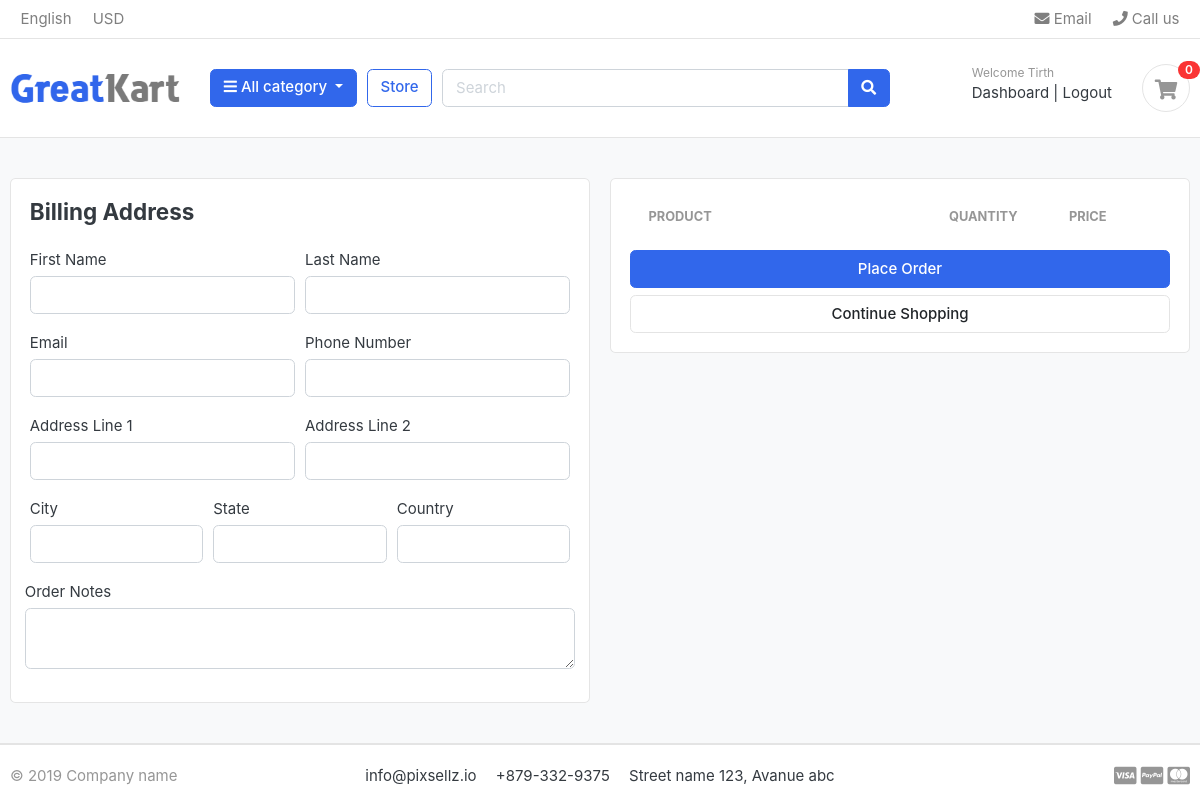
/cart/checkout/ (signed in), run on an earlier commit of the app's database.
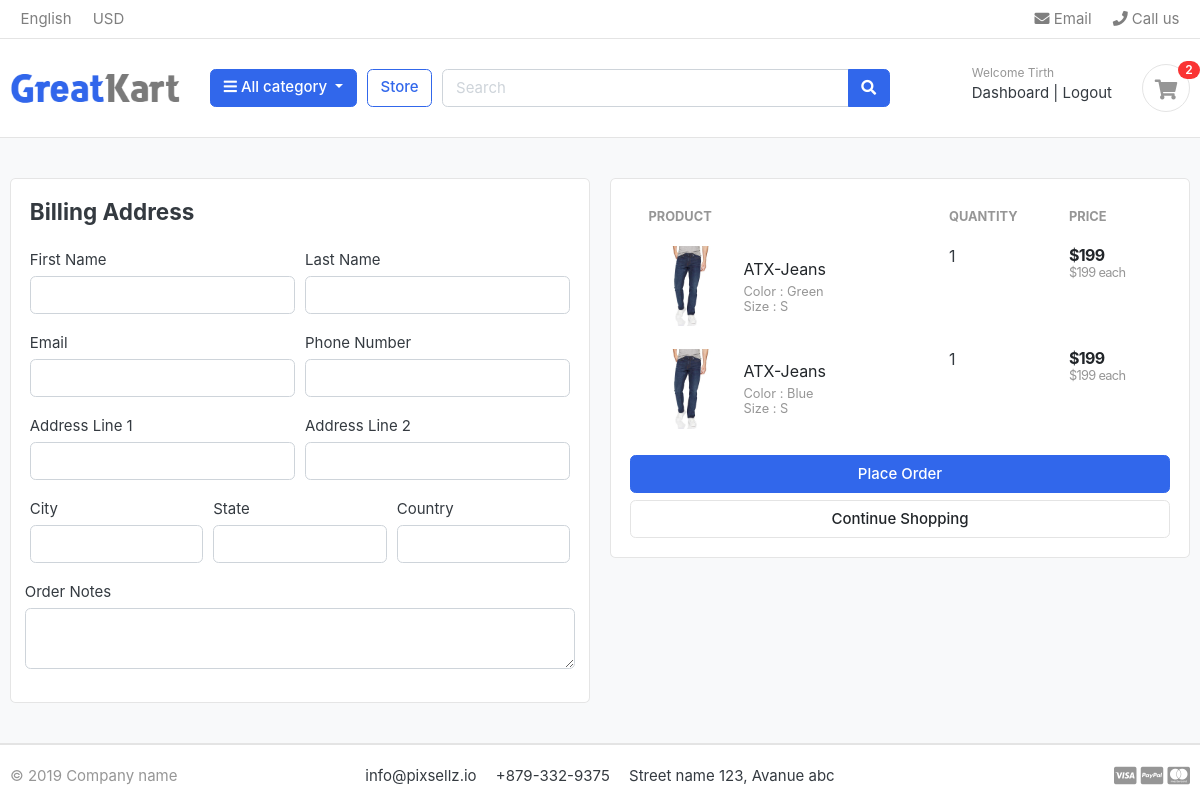
And on a later commit of the database.
### carts/models.py (models this page shows, shortened)
class CartItem(models.Model):
    user = models.ForeignKey(Account, on_delete=models.CASCADE, null=True)  # Link to User model
    product = models.ForeignKey(Product, on_delete=models.CASCADE)
    variations = models.ManyToManyField(Variation, blank=True)  # to store variations of the product
    cart = models.ForeignKey(Cart, on_delete=models.CASCADE, null=True)
    quantity = models.IntegerField()
    is_active = models.BooleanField(default=True)
    def sub_total(self):
        return self.product.price * self.quantity

### store/models.py (models this page shows, shortened)
class Product(models.Model):
    product_name         = models.CharField(max_length=200, unique=True)
    slug         = models.SlugField(max_length=200, unique=True)
    description          = models.TextField(max_length=500, blank=True)
    price                = models.IntegerField()
    images               = models.ImageField(upload_to='photos/products')
    stock                = models.IntegerField()
    is_available         = models.BooleanField(default=True)
    category             = models.ForeignKey('category.Category', on_delete=models.CASCADE)
    created_date         = models.DateTimeField(auto_now_add=True)
    modified_date        = models.DateTimeField(auto_now=True)
    def get_url(self):
        return reverse('product_detail', args=[self.category.slug, self.slug])

class Variation(models.Model):
    product = models.ForeignKey(Product, on_delete=models.CASCADE)
    variation_category = models.CharField(max_length=100, choices=variation_category_choices)
    variation_value = models.CharField(max_length=100)
    is_active = models.BooleanField(default=True)
    created_date = models.DateTimeField(auto_now_add=True)
    objects = VariationManager()

### carts/views.py (the view)
# urls.py: path('checkout/', views.checkout, name='checkout'),
@login_required(login_url='login')
def checkout(request, total=0, quantity=0, cart_items=None):
    try:
        tax = 0
        grand_total = 0
        if request.user.is_authenticated:
            cart_items = CartItem.objects.filter(user=request.user, is_active=True)
        else:
            cart = Cart.objects.get(cart_id=_cart_id(request))
            cart_items = CartItem.objects.filter(cart=cart, is_active=True)
        for cart_item in cart_items:
            total += (cart_item.product.price * cart_item.quantity)
            quantity += cart_item.quantity
        tax = (2 * total)/100
        grand_total = total + tax
    except ObjectDoesNotExist:
        pass #just ignore
    context = {
        'total': total,
        'quantity': quantity,
        'cart_items': cart_items,
        'tax'       : tax,
        'grand_total': grand_total,
    }
    return render(request, 'store/checkout.html', context)

### carts/context_processors.py (called while the page is built)
def counter(request):
    cart_count = 0
    if 'admin' in request.path:
        return {}
    else:
        try:
            cart = Cart.objects.filter(cart_id=_cart_id(request))
            if request.user.is_authenticated:
                cart_items = CartItem.objects.all().filter(user=request.user)
            else:
                cart_items = CartItem.objects.all().filter(cart=cart[:1])
            for cart_item in cart_items:
                cart_count += cart_item.quantity
        except Cart.DoesNotExist:
            cart_count = 0
    return dict(cart_count=cart_count)

### carts/views.py (called while the page is built)
def _cart_id(request):
    cart = request.session.session_key
    if not cart:
        cart = request.session.create()
    return cart

### category/context_processors.py (called while the page is built)
def menu_links(request):
   links = Category.objects.all()
   return dict(links=links)

### category/models.py (called while the page is built)
    def get_url(self):
        return reverse('products_by_category', args=[self.slug])

### templates/store/checkout.html (shortened to what the changed rows need)
{% extends 'base.html' %}
{% load static %}
{% block content %}
<section class="section-content padding-y bg">
    <div class="container">
        <div class="row">
            <aside class="col-lg-6">
                <div class="card">
                    <div class="card-body">
                         <table class="table table-borderless table-shopping-cart">
                        <thead class="text-muted">
                            <tr class="small text-uppercase">
                                <th scope="col">Product</th>
                                <th scope="col" width="120">Quantity</th>
                                <th scope="col" width="120">Price</th>
                            </tr>
                        </thead>
                        <tbody>
                            {% for item in cart_items %}
                            <tr>
                                <td>
                                    <figure class="itemside align-items-center">
                                        <div class="aside"><img src="{{ item.product.images.url }}" class="img-sm">
                                        </div>
                                        <figcaption class="info">
                                            <a href="{{ item.product.get_url }}" class="title text-dark">{{ item.product.product_name }}</a>
                                         <p class="text-muted small">
                                            {% if item.variations.all %}
                                                {% for variation in item.variations.all %}
                                                   {{ variation.variation_category | capfirst }} : {{ variation.variation_value | capfirst }} <br>
                                                {% endfor %}
                                            {% endif %}
                                        </p>
                                        </figcaption>
                                    </figure>
                                </td>
                                <td>
                                     <label for="">{{item.quantity}}</label>
                                </td>
                                <td>
                                    <div class="price-wrap">
                                        <var class="price">${{ item.sub_total }}</var>
                                        <small class="text-muted">${{ item.product.price }} each</small>
                                    </div>
                                </td>
                            </tr>
                            {% endfor %}
                        </tbody>
                    </table>
                    </div>
                </div>
            </aside>
        </div>
    </div>
</section>
{% endblock %}

### templates/includes/navbar.html (shortened to what this page needs)
{% load static %}
<header class="section-header">
    <nav class="navbar p-md-0 navbar-expand-sm navbar-light border-bottom">
        <div class="container">
            <div class="collapse navbar-collapse" id="navbarTop4">
                <ul class="navbar-nav mr-auto">
                    <li class="nav-item dropdown">
                        <a href="#" class="nav-link"> English </a>
                    </li>
                    <li class="nav-item dropdown">
                        <a href="#" class="nav-link"> USD </a>
                    </li>
                </ul>
                <ul class="navbar-nav">
                    <li><a href="#" class="nav-link"> <i class="fa fa-envelope"></i> Email </a></li>
                    <li><a href="#" class="nav-link"> <i class="fa fa-phone"></i> Call us </a></li>
                </ul>
            </div>
        </div>
    </nav>
    <section class="header-main border-bottom">
        <div class="container">
            <div class="row align-items-center">
                <div class="col-lg-2 col-md-3 col-6">
                    <a href="{% url 'home' %}" class="brand-wrap">
                        <img class="logo" src="{% static 'images/logo.png' %}" alt="GreatKart Logo">
                    </a>
                </div>
                <div class="col-lg col-sm col-md col-6 flex-grow-0">
                    <div class="category-wrap dropdown d-inline-block float-right">
                        <button type="button" class="btn btn-primary dropdown-toggle" data-toggle="dropdown">
                            <i class="fa fa-bars"></i> All category
                        </button>
                    </div>
                </div>
                <a href="{% url 'store' %}" class="btn btn-outline-primary">Store</a>
                <div class="col-lg mt-3 col-sm-12 col">
                    <form action="{% url 'search' %}" class="search" method="get">
                        <div class="input-group w-100">
                            <input type="text" class="form-control" style="width:60%;" placeholder="Search" name="keyword">
                            <div class="input-group-append">
                                <button class="btn btn-primary" type="submit">
                                    <i class="fa fa-search"></i>
                                </button>
                            </div>
                        </div>
                    </form>
                </div>
                <div class="col-lg-3 col-sm-6 col-8 order-2 order-lg-3">
                    <div class="d-flex justify-content-end mb-3 mb-lg-0">
                        {% if user.is_authenticated %}
                        <div class="widget-header">
                            <small class="title text-muted">Welcome {{ user.first_name }}</small>
                            <div>
                                <a href="{% url 'dashboard' %}">Dashboard</a> <span class="dark-transp"> | </span>
                                <a href="{% url 'logout' %}">Logout</a>
                            </div>
                        </div>
                        {% endif %}
                        <a href="{% url 'cart' %}" class="widget-header pl-3 ml-3">
                            <div class="icon icon-sm icon-center rounded-circle border"><i class="mt-3 fa fa-shopping-cart"></i>
                            </div>
                            <span class="badge badge-pill badge-danger notify">{{ cart_count }}</span>
                        </a>
                    </div>
                </div>
            </div>
        </div>
    </section>
</header>

What changed in the data, as far as the page shows it:
added CartItem: product.images (picture), product.product_name "ATX-Jeans", quantity "1", sub_total "199", product.price "199"
now on this page (row unchanged): Variation: variation_category "Color", variation_value "Green", shown under "ATX-Jeans"
now on this page (row unchanged): Variation: variation_category "Size", variation_value "S"
added CartItem: product.images (picture), product.product_name "ATX-Jeans", quantity "1", sub_total "199", product.price "199"
now on this page (row unchanged): Variation: variation_category "Color", variation_value "Blue", shown under "ATX-Jeans"
Also different on the page:
{{ cart_count }}: "0" → "2"
